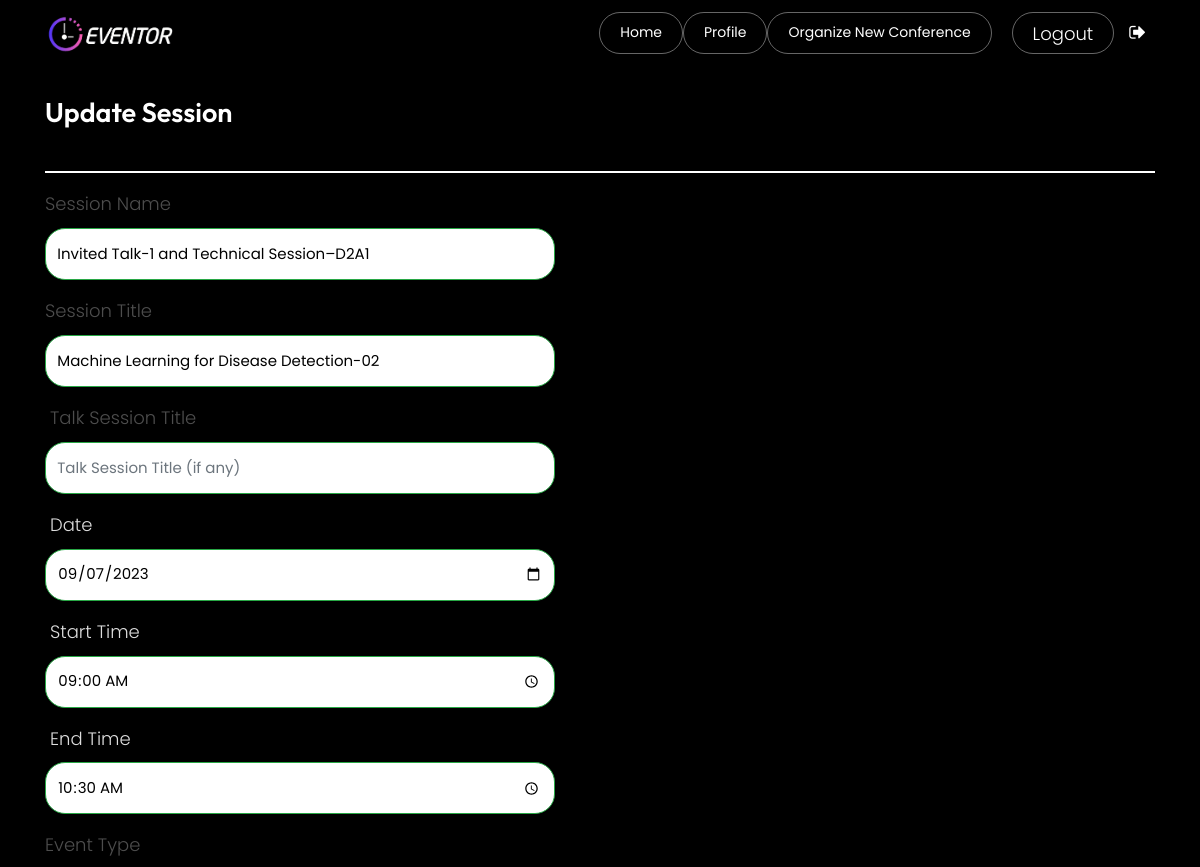
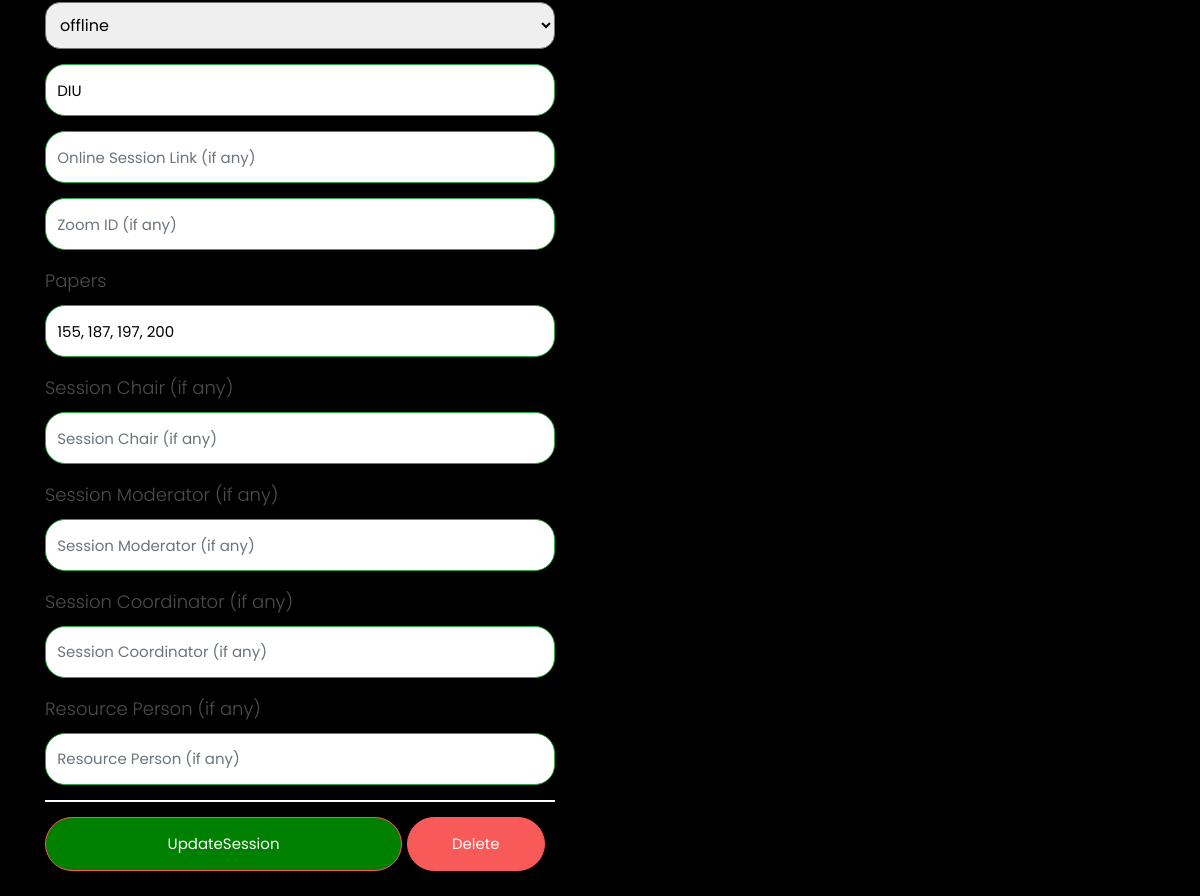
/update-session.php?event=128594254 (signed in), run on the app's committed database (2 pictures, top to bottom).
### tables this page shows
CREATE TABLE `sessions` (
  `id` varchar(50) NOT NULL,
  `eventid` varchar(50) NOT NULL,
  `level` varchar(200) NOT NULL,
  `title` varchar(150) DEFAULT NULL,
  `date` date NOT NULL,
  `timefrom` time NOT NULL,
  `timeto` time NOT NULL,
  `type` varchar(50) NOT NULL,
  `venue` varchar(255) DEFAULT NULL,
  `zoomid` varchar(100) DEFAULT NULL,
  `papers` varchar(1000) NOT NULL,
  `chair` varchar(1000) NOT NULL,
  `moderator` varchar(1000) NOT NULL,
  `coordinator` varchar(1000) NOT NULL
);

### update-session.php (the view, shortened to what this page needs)
<!DOCTYPE html>
<html lang="en">
<?php
include "db/connect.php";
include "cssjs/css.php";
$sessid = $_GET['event'];
?>
<head>
</head>
<?php
$sql = "SELECT * FROM `sessions` WHERE `id` = '$sessid'";
$result = mysqli_query($con, $sql);
$row = $result->fetch_assoc();
?>
<body>
    <section class="ftco-section contact-section ftco-degree-bg" style="background-color:black;padding: 10px;">
        <div class="container">
            <h1 style="color:white">Update Session</h1>
            <div class="alertpopup" id="session_msg"></div>
            <hr style="border:1px solid white">
            <div class="row block-9">
                <div class="col-md-6 pr-md-5">
                    <form id="session_update_form" onsubmit="return false" class="was-validated">
                        <div class="form-group">
                            <label for="sess_name">Session Name</label>
                            <input type="text" name="sess_name" class="form-control field-border"
                                placeholder="Session Name" value="<?php echo $row['level'] ?>" required />
                        </div>
                        <div class="form-group">
                            <label for="title">Session Title</label>
                            <input type="text" name="title" class="form-control field-border"
                                placeholder="Session Title" value="<?php echo $row['title'] ?>" />
                        </div>
                        <div class="form-group">
                            <label for="talktitle" style="margin-left:5px;">Talk Session Title</label>
                            <input type="text" name="talktitle" class="form-control field-border"
                                placeholder="Talk Session Title (if any)" value="<?php echo $row['talktitle'] ?>" />
                        </div>
                        <div class="form-group">
                            <label for="date" style="margin-left:5px;color:#ddd">Date</label>
                            <input type="date" class="form-control field-border" name="date" placeholder="Date"
                                value="<?php echo $row['date'] ?>" required />
                        </div>
                        <div class="form-group">
                            <label for="starttime" style="margin-left:5px;color:#ddd">Start Time</label>
                            <input type="time" class="form-control field-border" name="starttime"
                                placeholder="Start Time" value="<?php echo $row['timefrom'] ?>" required />
                        </div>
                        <div class="form-group">
                            <label for="endtime" style="margin-left:5px;color:#ddd">End Time</label>
                            <input type="time" class="form-control field-border" name="endtime" placeholder="End Time"
                                value="<?php echo $row['timeto'] ?>" required />
                        </div>
                        <label for="type">Event Type</label>
                        <select class="state-select" id="type1" name="type" required>
                            <option value="<?php echo $row['type'] ?>" selected><?php echo $row['type'] ?></option>
                        </select>
                        <div class="form-group">
                            <input type="text" name="venue" class="form-control field-border"
                                placeholder="Venue/Location" value="<?php echo $row['venue'] ?>" />
                        </div>
                        <div class="form-group">
                            <input type="text" name="link" class="form-control field-border"
                                placeholder="Online Session Link (if any)" value="<?php echo $row['link'] ?>" />
                        </div>
                        <div class="form-group">
                            <input type="text" name="zoom" class="form-control field-border"
                                placeholder="Zoom ID (if any)" value="<?php echo $row['zoomid'] ?>" />
                        </div>
                        <label for="papers">Papers</label>
                        <div class="form-group">
                            <input type="text" name="papers" class="form-control field-border"
                                placeholder="Paper ID(s) (if any)" value="<?php echo $row['papers'] ?>">
                        </div>
                        <div class="form-group">
                            <label for="chair">Session Chair (if any)</label>
                            <input type="text" name="chair" class="form-control field-border"
                                placeholder="Session Chair (if any)" value="<?php echo $row['chair'] ?>" />
                        </div>
                        <div class="form-group">
                            <label for="moderator">Session Moderator (if any)</label>
                            <input type="text" name="moderator" class="form-control field-border"
                                placeholder="Session Moderator (if any)" value="<?php echo $row['moderator'] ?>" />
                        </div>
                        <div class="form-group">
                            <label for="coordinator">Session Coordinator (if any)</label>
                            <input type="text" name="coordinator" class="form-control field-border"
                                placeholder="Session Coordinator (if any)" value="<?php echo $row['coordinator'] ?>" />
                        </div>
                        <div class="form-group">
                            <label for="coordinator">Resource Person (if any)</label>
                            <input type="text" name="resperson" class="form-control field-border"
                                placeholder="Resource Person (if any)" value="<?php echo $row['resperson'] ?>" />
                        </div>
                        <hr style="border:1px solid white">
                        <div class="form-group">
                            <input style="width:70%;background:green;" name="update_button" value="UpdateSession"
                                type="submit" class="btn btn-primary py-3 px-3"></input>
                            <input style="width:27%" value="Delete" type="submit" onclick="confirmFormSubmission()"
                                name="delete_button" class="btn btn-primary py-3 px-3 "></input>
                        </div>
                    </form>
                </div>
            </div>
        </div>
    </section>
</body>
</html>

### css/cards.css (style rules this page uses)
:root { font-size: 15px; --var-soft-blue: hsl(215, 51%, 70%); --var-cyan: hsl(178, 100%, 50%); --var-main-darkest: hsl(217, 54%, 11%); --var-card-dark: hsl(216, 50%, 16%); --var-line-dark: hsl(215, 32%, 27%); --var-lightest: white; --var-heading: normal normal 600 1.5em/1.6em 'Outfit', sans-serif; --var-small-heading: normal normal 400 1em/1em 'Outfit', sans-serif; --var-para: normal normal 300 1em/1.55em 'Outfit', sans-serif; }
*, *::before, *::after { margin: 0; }
body { background-color: var(--var-main-darkest); }
h1 { font: var(--var-heading); color: var(--var-lightest); padding: .5em 0; }
@media (min-width:600px) { body { font-size: 18px; } }

### update-session.php (style rules this page uses)
.field-border { border-radius: 20px; }
.state-select { width: 100%; font-size: 16px; padding: 10px; border-radius: 15px; margin-bottom: 15px; }

### data on the page
sessions: sess_name "Invited Talk-1 and Technical Session–D2A1", title "Machine Learning for Disease Detection-02", date "09/07/2023", starttime "09:00:00", endtime "10:30:00", type "offline", venue "DIU", papers "155, 187, 197, 200"
